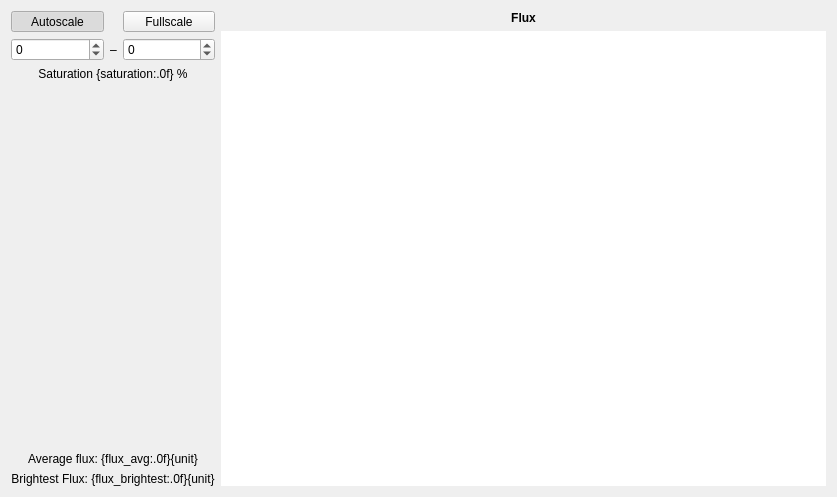
<?xml version="1.0" encoding="UTF-8"?>
<ui version="4.0">
 <class>FluxWidget</class>
 <widget class="QWidget" name="FluxWidget">
  <property name="geometry">
   <rect>
    <x>0</x>
    <y>0</y>
    <width>837</width>
    <height>497</height>
   </rect>
  </property>
  <property name="windowTitle">
   <string>Flux - KalAO</string>
  </property>
  <layout class="QGridLayout" name="gridLayout" columnstretch="0,1">
   <item row="0" column="1">
    <widget class="QLabel" name="title_label">
     <property name="font">
      <font>
       <bold>true</bold>
      </font>
     </property>
     <property name="text">
      <string>Flux</string>
     </property>
     <property name="alignment">
      <set>Qt::AlignmentFlag::AlignCenter</set>
     </property>
    </widget>
   </item>
   <item row="1" column="1">
    <widget class="KImageViewer" name="flux_view">
     <property name="enabled">
      <bool>true</bool>
     </property>
     <property name="frameShape">
      <enum>QFrame::Shape::NoFrame</enum>
     </property>
     <property name="verticalScrollBarPolicy">
      <enum>Qt::ScrollBarPolicy::ScrollBarAlwaysOff</enum>
     </property>
     <property name="horizontalScrollBarPolicy">
      <enum>Qt::ScrollBarPolicy::ScrollBarAlwaysOff</enum>
     </property>
     <property name="sizeAdjustPolicy">
      <enum>QAbstractScrollArea::SizeAdjustPolicy::AdjustToContents</enum>
     </property>
    </widget>
   </item>
   <item row="0" column="0" rowspan="2">
    <layout class="QVBoxLayout" name="side_layout">
     <item>
      <layout class="QGridLayout" name="scale_layout" columnstretch="1,0,1">
       <item row="2" column="0" colspan="3" alignment="Qt::AlignmentFlag::AlignHCenter|Qt::AlignmentFlag::AlignVCenter">
        <widget class="KLabel" name="saturation_label">
         <property name="text">
          <string>Saturation {saturation:.0f} %</string>
         </property>
         <property name="alignment">
          <set>Qt::AlignmentFlag::AlignCenter</set>
         </property>
        </widget>
       </item>
       <item row="1" column="0">
        <widget class="KScaledDoubleSpinbox" name="min_spinbox">
         <property name="keyboardTracking">
          <bool>false</bool>
         </property>
         <property name="decimals">
          <number>0</number>
         </property>
         <property name="minimum">
          <double>-1000.000000000000000</double>
         </property>
         <property name="maximum">
          <double>100000.000000000000000</double>
         </property>
         <property name="singleStep">
          <double>100.000000000000000</double>
         </property>
        </widget>
       </item>
       <item row="1" column="2" alignment="Qt::AlignmentFlag::AlignVCenter">
        <widget class="KScaledDoubleSpinbox" name="max_spinbox">
         <property name="keyboardTracking">
          <bool>false</bool>
         </property>
         <property name="decimals">
          <number>0</number>
         </property>
         <property name="minimum">
          <double>-1000.000000000000000</double>
         </property>
         <property name="maximum">
          <double>100000.000000000000000</double>
         </property>
         <property name="singleStep">
          <double>100.000000000000000</double>
         </property>
        </widget>
       </item>
       <item row="1" column="1">
        <widget class="QLabel" name="minmax_label">
         <property name="text">
          <string>–</string>
         </property>
        </widget>
       </item>
       <item row="0" column="2">
        <widget class="QToolButton" name="fullscale_button">
         <property name="sizePolicy">
          <sizepolicy hsizetype="Minimum" vsizetype="Fixed">
           <horstretch>0</horstretch>
           <verstretch>0</verstretch>
          </sizepolicy>
         </property>
         <property name="text">
          <string>Fullscale</string>
         </property>
         <property name="checkable">
          <bool>true</bool>
         </property>
        </widget>
       </item>
       <item row="0" column="0">
        <widget class="QToolButton" name="autoscale_button">
         <property name="sizePolicy">
          <sizepolicy hsizetype="Minimum" vsizetype="Fixed">
           <horstretch>0</horstretch>
           <verstretch>0</verstretch>
          </sizepolicy>
         </property>
         <property name="text">
          <string>Autoscale</string>
         </property>
         <property name="checkable">
          <bool>true</bool>
         </property>
         <property name="checked">
          <bool>true</bool>
         </property>
        </widget>
       </item>
      </layout>
     </item>
     <item>
      <spacer name="verticalSpacer">
       <property name="orientation">
        <enum>Qt::Orientation::Vertical</enum>
       </property>
       <property name="sizeHint" stdset="0">
        <size>
         <width>20</width>
         <height>40</height>
        </size>
       </property>
      </spacer>
     </item>
     <item>
      <widget class="KLabel" name="flux_avg_label">
       <property name="text">
        <string>Average flux: {flux_avg:.0f}{unit}</string>
       </property>
       <property name="alignment">
        <set>Qt::AlignmentFlag::AlignCenter</set>
       </property>
      </widget>
     </item>
     <item>
      <widget class="KLabel" name="flux_brightest_label">
       <property name="text">
        <string>Brightest Flux: {flux_brightest:.0f}{unit}</string>
       </property>
       <property name="alignment">
        <set>Qt::AlignmentFlag::AlignCenter</set>
       </property>
      </widget>
     </item>
    </layout>
   </item>
  </layout>
 </widget>
 <customwidgets>
  <customwidget>
   <class>KLabel</class>
   <extends>QLabel</extends>
   <header>kalao.guis.utils.widgets</header>
  </customwidget>
  <customwidget>
   <class>KImageViewer</class>
   <extends>QGraphicsView</extends>
   <header>kalao.guis.utils.widgets</header>
  </customwidget>
  <customwidget>
   <class>KScaledDoubleSpinbox</class>
   <extends>QDoubleSpinBox</extends>
   <header>kalao.guis.utils.widgets</header>
  </customwidget>
 </customwidgets>
 <resources/>
 <connections/>
</ui>
